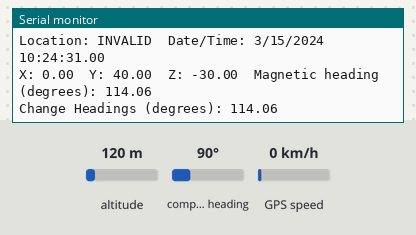
The sketch below on a simulated Arduino Uno, built with avr-gcc and run on an emulated ATmega328P. Shown: the last lines printed to the serial monitor. Inputs (shaded band) come from the test bench; at power-on: compass heading 90°, altitude 120 m, GPS speed 0 km/h. The GPS gets a fix after 3 s at 37.7749, -122.4194 with 8 satellites.

Above: at 1.7 s.
1.8 s: compass heading set to 7°
At 2.5 s:
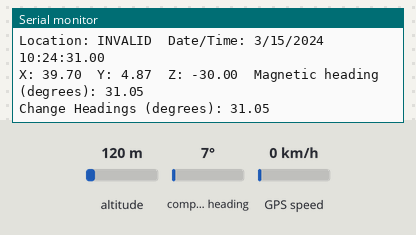
5.6 s: compass heading set to 180°
At 6.2 s:
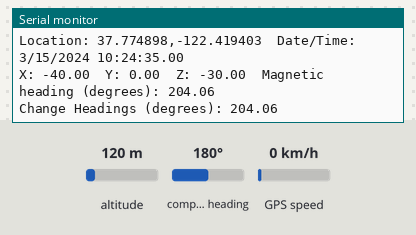
Timing chart, 0 to 8.6 s (numbered marks = the images above; inputs shaded):
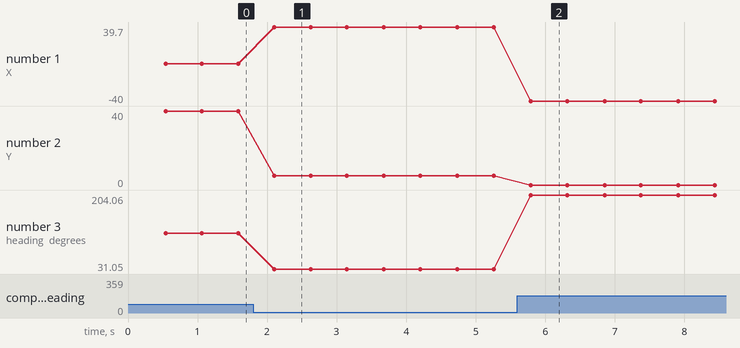

Measured:
- after the input at 1.8 s, the serial monitor: prints a new line after 0.30 s (image 1)
- after the input at 5.6 s, the serial monitor: prints a new line after 0.20 s (image 2)
- plotted number 1: 0 → 39.7 after the input at 1.8 s, 39.7 → -40 after the input at 5.6 s
- plotted number 2: 40 → 4.87 after the input at 1.8 s, 4.87 → 0 after the input at 5.6 s
- plotted number 3: 114.06 → 31.05 after the input at 1.8 s, 31.05 → 204.06 after the input at 5.6 s

The sketch:

GPS_Location.ino
```cpp
#include <TinyGPS++.h>
#include <SoftwareSerial.h>
#include <Wire.h>
#include <Adafruit_Sensor.h>
#include <Adafruit_HMC5883_U.h>

/*
   This sample sketch demonstrates the normal use of a TinyGPS++ (TinyGPSPlus) object.
   It requires the use of SoftwareSerial, and assumes that you have a
   9600-baud serial GPS device hooked up on pins 8(rx) and 9(tx) and a HMC5883 Magnetic Compass
   connected to the SCL/SDA pins.
*/

static const int RXPin = 16, TXPin = 17;
static const uint32_t GPSBaud = 9600;
static const int GPSPoints = 10;

// Assign a Uniquej ID to the HMC5883 Compass Sensor
Adafruit_HMC5883_Unified mag = Adafruit_HMC5883_Unified(12345);

// The TinyGPS++ object
TinyGPSPlus gps;

// The serial connection to the NEO-6m GPS module
SoftwareSerial ss(RXPin, TXPin);
float location_array[2][GPSPoints] = { {43.52052368448694, -43.52052368448694, -43.52052368448694, 4, 5, 6, 7, 8, 9, 10 },
                       { 172.58391852158596, 172.58394074378594, 172.58396296598596, 14, 15, 16, 17, 18, 19, 20 }};
int irrigating_array[GPSPoints] = {1, 1, 1, 0, 0, 0, 0, 0, 1, 1}; //1 if irrigating, 0 if not irrigating
int direction_array[GPSPoints] = {1, 1, 1, 0, 0, 0, 0, 0, 1, 1};


float current_lat = 0;
float current_long = 0;
int next_index = 0;
int max_index = 10;
float NeededBearing = 0;

void displaySensorDetails(void)
{
  sensor_t sensor;
  mag.getSensor(&sensor);
  Serial.println("------------------------------------");
  Serial.print  ("Sensor:       "); Serial.println(sensor.name);
  Serial.print  ("Driver Ver:   "); Serial.println(sensor.version);
  Serial.print  ("Unique ID:    "); Serial.println(sensor.sensor_id);
  Serial.print  ("Max Value:    "); Serial.print(sensor.max_value); Serial.println(" uT");
  Serial.print  ("Min Value:    "); Serial.print(sensor.min_value); Serial.println(" uT");
  Serial.print  ("Resolution:   "); Serial.print(sensor.resolution); Serial.println(" uT");
  Serial.println("------------------------------------");
  Serial.println("");
  delay(500);
}

void setup()
{
  Serial.begin(115200);
  Serial.println("Initilising");
  ss.begin(GPSBaud);

  Serial.println(F("Simple Test with TinyGPS++ and attached NEO-6M GPS module"));
  Serial.print(F("Testing TinyGPS++ library v. ")); Serial.println(TinyGPSPlus::libraryVersion());
  Serial.println();
  displaySensorDetails();
}


//Need to get an array of points
//On startup determine what is the closest point
//Follow array until completed
//For each point determine the distance away from the next point and the bearing needed to get there
//loop

void loop()
{
  int gps_checked = check_gps(); //gets information from gps
  if (gps_checked) {
    check_point();
  }
}

void check_point()
{
  float next_lat = location_array[0][next_index];
  float next_long = location_array[1][next_index];

  float relative_lat = abs(current_lat - next_lat);
  float relative_long = abs(current_long - next_long);

  float relative_lat_meters = relative_lat/0.0000111111;
  float relative_long_meters = relative_long/0.000011111;

  float current_radian = pow((pow(relative_lat_meters, 2)+pow(relative_long_meters, 2)), 0.5);
  NeededBearing = atan2(relative_lat_meters, relative_long_meters)* 57296 / 1000;

  if (current_radian > 100000) {
    Serial.println("No Location Known");
  }

  else {
    Serial.print("lat meters: "); Serial.println(relative_lat_meters);
    Serial.print("long meters: "); Serial.println(relative_long_meters);
    Serial.print("Distance to Next Points: "); Serial.println(current_radian);
    Serial.print("Needed Bearing: "); Serial.println(NeededBearing);
    Serial.print("Current index: "); Serial.println(next_index);
  }

  if ((relative_lat_meters < 5) and (relative_long_meters < 5)) {
    next_index++;
    if (next_index >= max_index)
      next_index = 0;

    //Need to recalculate if we are considered at the point
    next_lat = location_array[0][next_index];
    next_long = location_array[1][next_index];
  }

  print_direction();
  print_irrigating();
}

void print_direction() {
  if (direction_array[next_index]) {
    Serial.println("Going Fowards");
  }

  else {
    Serial.println("Going Backwards");
  }
}

void print_irrigating() {
  if (irrigating_array[next_index]) {
    Serial.println("Irrigating on");
  }

  else {
    Serial.println("Irrigating off");
  }
}

int check_gps()
{
  int return_val = 0;
  while (ss.available() > 0)
    if (gps.encode(ss.read())) {
      displayGpsInfo();
      return_val = 1;
    }
    return(return_val);
}

void displayGpsInfo()
{
  // Prints the location if lat-lng information was recieved
  Serial.print(F("Location: "));
  if (gps.location.isValid())
  {
    Serial.print(gps.location.lat(), 6);
    current_lat = gps.location.lat();
    Serial.print(F(","));
    Serial.print(gps.location.lng(), 6);
    current_long = gps.location.lng();
  }
  // prints invalid if no information was recieved in regards to location.
  else
  {
    Serial.print(F("INVALID"));
  }

  Serial.print(F("  Date/Time: "));
  // prints the recieved GPS module date if it was decoded in a valid response.
  if (gps.date.isValid())
  {
    Serial.print(gps.date.month());
    Serial.print(F("/"));
    Serial.print(gps.date.day());
    Serial.print(F("/"));
    Serial.print(gps.date.year());
  }
  else
  {
    // prints invalid otherwise.
    Serial.print(F("INVALID"));
  }

  Serial.print(F(" "));
  // prints the recieved GPS module time if it was decoded in a valid response.
  if (gps.time.isValid())
  {
    if (gps.time.hour() < 10) Serial.print(F("0"));
    Serial.print(gps.time.hour());
    Serial.print(F(":"));
    if (gps.time.minute() < 10) Serial.print(F("0"));
    Serial.print(gps.time.minute());
    Serial.print(F(":"));
    if (gps.time.second() < 10) Serial.print(F("0"));
    Serial.print(gps.time.second());
    Serial.print(F("."));
    if (gps.time.centisecond() < 10) Serial.print(F("0"));
    Serial.print(gps.time.centisecond());
  }
  else
  {
    // Print invalid otherwise.
    Serial.print(F("INVALID"));
  }
  Serial.println();
  if(mag.begin())
  {
    displayCompassInfo();
  }
}

void displayCompassInfo()
{
  /* Get a new sensor event */
  sensors_event_t event;
  mag.getEvent(&event);

  /* Display the results (magnetic vector values are in micro-Tesla (uT)) */
  Serial.print("X: "); Serial.print(event.magnetic.x); Serial.print("  ");
  Serial.print("Y: "); Serial.print(event.magnetic.y); Serial.print("  ");
  Serial.print("Z: "); Serial.print(event.magnetic.z); Serial.print("  ");

  // Correcting for the magentic field in christchurch in rad
  float heading = atan2(event.magnetic.y, event.magnetic.x);
  float declinationAngle = 0.42;
  heading += declinationAngle;

  // Correct for when signs are reversed.
  if(heading < 0)
    heading += 2*PI;

  // Check for wrap due to addition of declination.
  if(heading > 2*PI)
    heading -= 2*PI;

  // Convert radians to degrees for readability.
  float headingDegrees = heading * 180/M_PI;

  Serial.print("Magnetic heading (degrees): "); Serial.println(headingDegrees);
  Serial.print("Change Headings (degrees): "); Serial.println(headingDegrees-NeededBearing);

  delay(500);
}

//Need to implimenat using heading and fixing magnetometer crash
//Work on generating a path
//Need to write comments
//Need to handle multiple arrays
```
